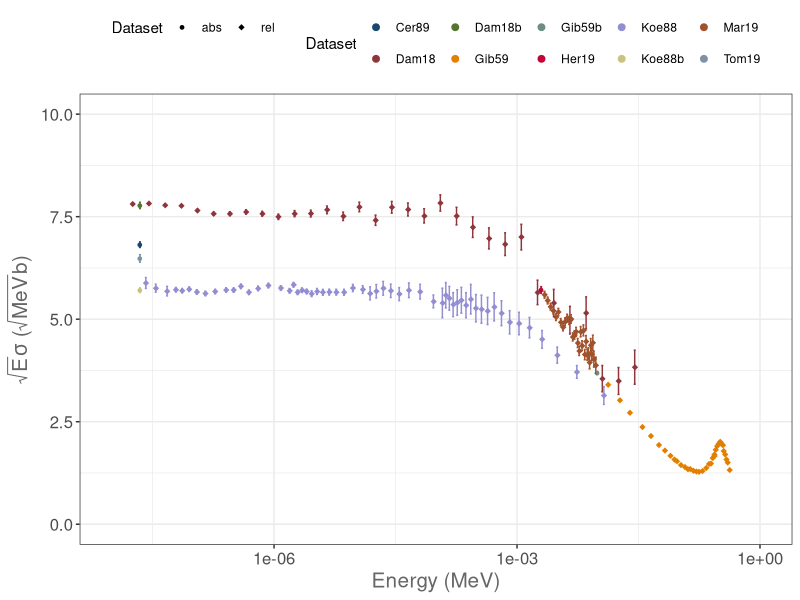

Generate this figure with R:
# Read Dpg
require(ggplot2);require(ggthemes);require(dplyr);require(magrittr)

# Data of interest

## DATA SET 1: damone 2018;
##             includes 7Li ground and first excited state
obsx1    <- c( 1.7909E-08, 2.8383E-08, 4.4985E-08, 7.1296E-08, 1.1300E-07,
               1.7909E-07, 2.8383E-07, 4.4985E-07, 7.1296E-07, 1.1300E-06,
               1.7909E-06, 2.8383E-06, 4.4985E-06, 7.1296E-06, 1.1300E-05,
               1.7909E-05, 2.8383E-05, 4.4985E-05, 7.1296E-05, 1.1300E-04,
               1.7909E-04, 2.8383E-04, 4.4985E-04, 7.1296E-04, 1.1300E-03,
               1.7909E-03, 2.8383E-03, 4.4985E-03, 7.1296E-03, 1.1300E-02,
               1.7909E-02, 2.8383E-02 )
obsy1    <- c( 7.8092E+00, 7.8195E+00, 7.7802E+00, 7.7661E+00, 7.6519E+00,
               7.5714E+00, 7.5733E+00, 7.6167E+00, 7.5710E+00, 7.4976E+00,
               7.5745E+00, 7.5757E+00, 7.6668E+00, 7.5095E+00, 7.7362E+00,
               7.4136E+00, 7.7286E+00, 7.6756E+00, 7.5196E+00, 7.8341E+00,
               7.5144E+00, 7.2445E+00, 6.9702E+00, 6.8301E+00, 7.0019E+00,
               5.6533E+00, 5.3962E+00, 4.9763E+00, 5.1530E+00, 3.5495E+00,
               3.4931E+00, 3.8298E+00 )
errobsy1 <- c( 2.7114E-02, 1.6001E-02, 1.5102E-02, 1.7252E-02, 2.4333E-02,
               3.6717E-02, 4.5931E-02, 5.2407E-02, 5.9494E-02, 6.6445E-02,
               7.4939E-02, 8.3775E-02, 9.3976E-02, 1.0263E-01, 1.1767E-01,
               1.2603E-01, 1.4380E-01, 1.5864E-01, 1.7379E-01, 1.9866E-01,
               2.1469E-01, 2.5093E-01, 2.5641E-01, 2.7691E-01, 3.1250E-01,
               2.9929E-01, 3.3142E-01, 3.3659E-01, 3.9149E-01, 3.2201E-01,
               3.2915E-01, 4.1614E-01 )

Dam18 <- data.frame(obsx1,obsy1,errobsy1) %>%
  set_colnames(c("E","S","Stat")) %>%
  mutate(.,dat="Dam18") %>%
  mutate(.,type="rel")


## DATA SET 2: gibbons & macklin 1959; data with Eplab>2371 keV excluded;
##             also excluded data below Encm=0.01 MeV; use relativistic
##             results;
##             includes only 7Li ground state
obsx2    <- c( 1.331079E-02, 1.855621E-02, 2.467585E-02,
               3.516666E-02, 4.478322E-02, 5.614824E-02, 6.663900E-02,
               7.800398E-02, 8.762049E-02, 9.374008E-02, 1.051050E-01,
               1.173442E-01, 1.278348E-01, 1.365771E-01, 1.496904E-01,
               1.636779E-01, 1.750427E-01, 1.942755E-01, 2.152566E-01,
               2.327408E-01, 2.467282E-01, 2.598413E-01, 2.720802E-01,
               2.729544E-01, 2.825707E-01, 2.948095E-01, 3.079225E-01,
               3.201614E-01, 3.324001E-01, 3.463873E-01, 3.551293E-01,
               3.708648E-01, 3.831035E-01, 3.970906E-01, 4.206937E-01 )
obsy2    <- c( 3.403512E+00, 3.025938E+00, 2.718642E+00,
               2.372191E+00, 2.154046E+00, 1.929502E+00, 1.795300E+00,
               1.670390E+00, 1.579014E+00, 1.537671E+00, 1.445473E+00,
               1.393007E+00, 1.342572E+00, 1.348650E+00, 1.302343E+00,
               1.286430E+00, 1.282212E+00, 1.300835E+00, 1.370100E+00,
               1.470022E+00, 1.480242E+00, 1.616691E+00, 1.663510E+00,
               1.698281E+00, 1.815184E+00, 1.906191E+00, 1.965685E+00,
               2.009236E+00, 1.967049E+00, 1.927036E+00, 1.787446E+00,
               1.703345E+00, 1.581327E+00, 1.505659E+00, 1.320614E+00 )
errobsy2 <- c( 3.403512E-02, 3.025938E-02, 2.718642E-02,
               2.372191E-02, 2.154046E-02, 1.929502E-02, 1.795300E-02,
               1.670390E-02, 1.579014E-02, 1.537671E-02, 1.445473E-02,
               1.393007E-02, 1.342572E-02, 1.348650E-02, 1.302343E-02,
               1.286430E-02, 1.282212E-02, 1.300835E-02, 1.370100E-02,
               1.470022E-02, 1.480242E-02, 1.616691E-02, 1.663510E-02,
               1.698281E-02, 1.815184E-02, 1.906191E-02, 1.965685E-02,
               2.009236E-02, 1.967049E-02, 1.927036E-02, 1.787446E-02,
               1.703345E-02, 1.581327E-02, 1.505659E-02, 1.320614E-02 )


Gib59 <- data.frame(obsx2,obsy2,errobsy2) %>%
  set_colnames(c("E","S","Stat")) %>%
  mutate(.,dat="Gib59")  %>%
  mutate(.,type="rel")



## DATA SET 3: martin-hernandez 2018; absolute pn cross directly obtained
##             from author; converted to np using relativistic kinematics;
##             data below Encm=0.002 MeV are excluded because uncertainty
##             in 7Be mass impacts results;
##             includes only 7Li ground state
obsx3    <- c( 2.183971E-03, 2.385885E-03, 2.592686E-03,
               2.804365E-03, 3.020310E-03, 3.240364E-03, 3.463872E-03,
               3.690902E-03, 3.921238E-03, 4.154371E-03, 4.390563E-03,
               4.628933E-03, 4.869689E-03, 5.112692E-03, 5.357338E-03,
               5.603375E-03, 5.851169E-03, 6.100352E-03, 6.350480E-03,
               6.601578E-03, 6.853464E-03, 7.105873E-03, 7.359096E-03,
               7.612747E-03, 7.866494E-03, 8.120285E-03, 8.374636E-03,
               8.629143E-03, 8.882742E-03, 9.389572E-03  )
obsy3    <- c( 5.595375E+00, 5.456809E+00, 5.305795E+00,
               5.207356E+00, 5.052560E+00, 5.175160E+00, 4.925496E+00,
               4.805613E+00, 4.939230E+00, 5.024024E+00, 4.971533E+00,
               5.005326E+00, 4.567042E+00, 4.611864E+00, 4.691854E+00,
               4.420279E+00, 4.222387E+00, 4.694943E+00, 4.354219E+00,
               4.726389E+00, 4.137051E+00, 4.456333E+00, 4.135836E+00,
               4.159703E+00, 3.942435E+00, 4.362248E+00, 4.143442E+00,
               4.424349E+00, 4.026532E+00, 3.879684E+00  )
errobsy3 <- c( 8.382935E-02, 8.384005E-02, 8.433243E-02,
               8.552457E-02, 8.472940E-02, 9.031378E-02, 9.017204E-02,
               9.020569E-02, 9.367794E-02, 9.723094E-02, 9.851541E-02,
               1.041874E-01, 9.891482E-02, 1.026130E-01, 1.093601E-01,
               1.108938E-01, 1.076231E-01, 1.255085E-01, 1.199439E-01,
               1.345929E-01, 1.259839E-01, 1.447373E-01, 1.365988E-01,
               1.435971E-01, 1.551009E-01, 1.652441E-01, 1.539148E-01,
               1.872132E-01, 1.951334E-01, 1.964327E-01  )



Mar19 <- data.frame(obsx3,obsy3,errobsy3) %>%
  set_colnames(c("E","S","Stat")) %>%
  mutate(.,dat="Mar19")  %>%
  mutate(.,type="rel")


## DATA SET 4: koehler 1988; for energies below 8e-5 MeV [constant reduced
##             cross section] data have been rebinned by adding 5 data points
##             and calculating weighted mean;
##             includes 7Li ground and first excited state

obsx4    <- c( 2.608865E-08, 3.456921E-08, 4.784085E-08, 6.119992E-08,
               7.321259E-08, 8.924697E-08, 1.108593E-07, 1.416341E-07,
               1.872718E-07, 2.552911E-07, 3.168407E-07, 3.888818E-07,
               4.887251E-07, 6.331569E-07, 8.503292E-07, 1.206513E-06,
               1.550981E-06, 1.734581E-06, 1.949655E-06, 2.208443E-06,
               2.521437E-06, 2.907871E-06, 3.390476E-06, 4.002475E-06,
               4.794577E-06, 5.854210E-06, 7.303774E-06, 9.377577E-06,
               1.243233E-05, 1.533495E-05, 1.829003E-05, 2.224180E-05,
               2.757494E-05, 3.509378E-05, 4.619720E-05, 6.356049E-05,
               9.279657E-05, 1.197770E-04, 1.320170E-04, 1.460055E-04,
               1.626169E-04, 1.827255E-04, 2.054569E-04, 2.343083E-04,
               2.684054E-04, 3.103710E-04, 3.637024E-04, 4.327709E-04,
               5.219479E-04, 6.425992E-04, 8.104618E-04, 1.057884E-03,
               1.425084E-03, 2.037083E-03, 3.138682E-03, 5.473022E-03,
               1.180284E-02 )
obsy4    <- c( 5.882701E+00, 5.757024E+00, 5.684058E+00, 5.719731E+00,
               5.695627E+00, 5.733079E+00, 5.664370E+00, 5.627097E+00,
               5.674665E+00, 5.712598E+00, 5.710666E+00, 5.800993E+00,
               5.654563E+00, 5.751555E+00, 5.819887E+00, 5.759546E+00,
               5.691495E+00, 5.839202E+00, 5.656230E+00, 5.707883E+00,
               5.675726E+00, 5.622623E+00, 5.676084E+00, 5.655390E+00,
               5.661571E+00, 5.659802E+00, 5.656776E+00, 5.761900E+00,
               5.723593E+00, 5.629112E+00, 5.681136E+00, 5.753711E+00,
               5.692271E+00, 5.612388E+00, 5.706071E+00, 5.671267E+00,
               5.432789E+00, 5.395524E+00, 5.584074E+00, 5.509973E+00,
               5.355897E+00, 5.407040E+00, 5.461165E+00, 5.342189E+00,
               5.488332E+00, 5.267588E+00, 5.244520E+00, 5.200786E+00,
               5.300314E+00, 5.145957E+00, 4.925070E+00, 4.895033E+00,
               4.794286E+00, 4.508892E+00, 4.123362E+00, 3.713790E+00,
               3.139722E+00 )
errobsy4 <- c( 1.330698E-01, 9.837351E-02, 1.169144E-01, 5.394071E-02,
               5.390683E-02, 5.417379E-02, 5.350609E-02, 5.307900E-02,
               5.327827E-02, 5.409253E-02, 5.380607E-02, 5.454583E-02,
               5.303551E-02, 5.467026E-02, 5.500018E-02, 5.470012E-02,
               5.386171E-02, 5.568360E-02, 5.435516E-02, 5.477597E-02,
               5.647405E-02, 7.140915E-02, 7.332296E-02, 7.231835E-02,
               7.209151E-02, 7.128335E-02, 7.257372E-02, 8.851526E-02,
               9.468445E-02, 1.589130E-01, 1.632504E-01, 1.682113E-01,
               1.643368E-01, 1.583425E-01, 1.784229E-01, 1.801364E-01,
               1.570300E-01, 3.611608E-01, 3.102263E-01, 2.899986E-01,
               2.932991E-01, 3.109048E-01, 3.153429E-01, 3.061426E-01,
               3.604278E-01, 3.347297E-01, 3.432777E-01, 3.328503E-01,
               3.426927E-01, 3.041945E-01, 2.846861E-01, 2.732111E-01,
               2.491519E-01, 2.166435E-01, 1.960838E-01, 1.553577E-01,
               2.172818E-01 )

Koe88 <- data.frame(obsx4,obsy4,errobsy4) %>%
  set_colnames(c("E","S","Stat")) %>%
  mutate(.,dat="Koe88")  %>%
  mutate(.,type="rel")



### ABSOLUTE NORMALIZATIONS:

## DATA SET 10: koehler 1988; thermal cross section
obsx10    <- c( 2.21e-8 )
obsy10    <- c( 5.708 )
errobsy10 <- c( 0.057 )


Koe88b <- data.frame(obsx10 ,obsy10 ,errobsy10 ) %>%
  set_colnames(c("E","S","Stat")) %>%
  mutate(.,dat="Koe88b")  %>%
  mutate(.,type="abs")

## DATA SET 11: damone 2018; thermal cross section
obsx11    <- c( 2.21e-8 )
obsy11    <- c( 7.775 )
errobsy11 <- c( 0.078 )


Dam18b <- data.frame(obsx11 ,obsy11,errobsy11) %>%
  set_colnames(c("E","S","Stat")) %>%
  mutate(.,dat="Dam18b") %>%
  mutate(.,type="abs")



## DATA SET 12: gibbons 1959; lowest-energy data point
obsx12    <- c( 9.813847E-03 )
obsy12    <- c( 3.688387E+00 )
errobsy12 <- c( 3.688387E-02 )


Gib59b <- data.frame(obsx12,obsy12,errobsy12) %>%
  set_colnames(c("E","S","Stat")) %>%
  mutate(.,dat="Gib59b")  %>%
  mutate(.,type="abs")



## DATA SET 13: hernandez 2019; lowest-energy data point
obsx13    <- c( 1.987364E-03 )
obsy13    <- c( 5.710998E+00 )
errobsy13 <- c( 8.205219E-02 )

Her19 <- data.frame(obsx13,obsy13,errobsy13) %>%
  set_colnames(c("E","S","Stat")) %>%
  mutate(.,dat="Her19")  %>%
  mutate(.,type="abs")



## DATA SET 14: cervena 1989; thermal cross section
obsx14    <- c( 2.21e-8 )
obsy14    <- c( 6.818 )
errobsy14 <- c( 0.068 )

Cer89 <- data.frame(obsx14,obsy14,errobsy14) %>%
  set_colnames(c("E","S","Stat")) %>%
  mutate(.,dat="Cer89")  %>%
  mutate(.,type="abs")


## DATA SET 15: tomandl 2019; thermal cross section
obsx15    <- c( 2.21e-8 )
obsy15    <- c( 6.482 )
errobsy15 <- c( 0.091 )

Tom19 <- data.frame(obsx15,obsy15,errobsy15) %>%
  set_colnames(c("E","S","Stat")) %>%
  mutate(.,dat="Tom19")  %>%
  mutate(.,type="abs")






Be7np <- rbind(Dam18,Gib59,Mar19,Koe88,Koe88b,Dam18b,Gib59b,Her19,Cer89,Tom19)

save(Be7np, file = "Be7np.RData")


#pdf("plot/3Hedp_data.pdf",height = 7,width = 8)
ggplot(Be7np,aes(x=E,y=S,group=dat,shape=type,color=dat))+
  geom_point(size=2)+
  geom_errorbar(show.legend = FALSE,aes(x=E,y=S,ymin=S-Stat,ymax=S+Stat),width=0.025)+
  scale_shape_stata(name="Dataset")+
  scale_color_stata(name="Dataset")+
  scale_x_log10() +
  #scale_y_log10() +
  theme_bw() + ylab(expression(paste(sqrt(E), sigma, " (", sqrt(MeV), "b)"))) + 
  xlab("Energy (MeV)") + 
  theme(legend.position = "top",
        legend.background = element_rect(colour = "white", fill = "white"),
        plot.background = element_rect(colour = "white", fill = "white"),
        panel.background = element_rect(colour = "white", fill = "white"),
        legend.key = element_rect(colour = "white", fill = "white"),
        axis.title = element_text(color="#666666", size=15),
        axis.text  = element_text(size=12),
        strip.text = element_text(size=10),
        strip.background = element_rect("gray85")) +
  coord_cartesian(xlim=c(1e-8,1),ylim=c(0,10))
#dev.off()

